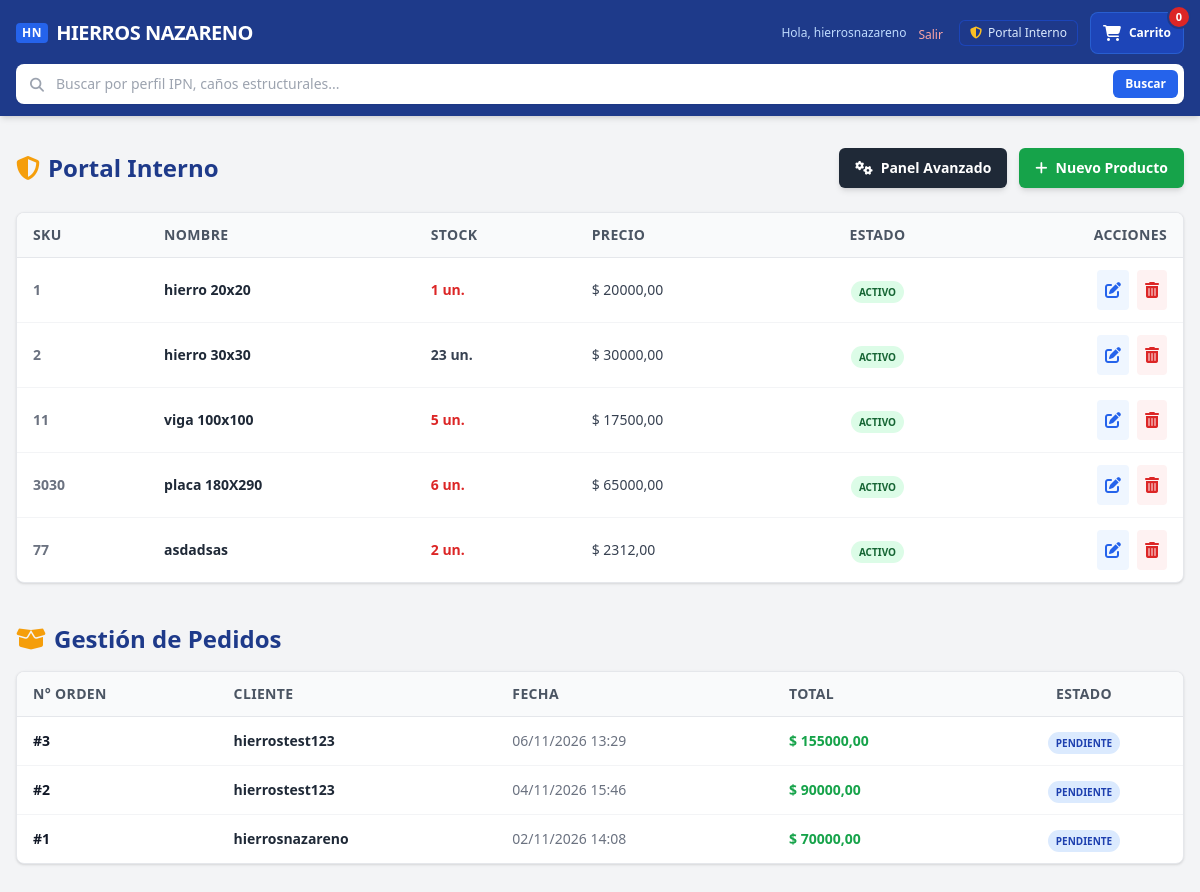
The app's page /gestion/ (signed in) with its own data.
### administrador/models.py (models this page shows, shortened)
class Producto(models.Model):
    categoria = models.ForeignKey(Categoria, on_delete=models.SET_NULL, null=True, related_name='productos')
    codigo = models.CharField(max_length=50, unique=True)
    nombre = models.CharField(max_length=250)
    precio = models.DecimalField(max_digits=12, decimal_places=2)
    stock = models.IntegerField(default=0)
    peso_kg = models.DecimalField(max_digits=8, decimal_places=2, help_text="Peso teórico para cálculo de hidrogrúa")
    disponible = models.BooleanField(default=True)
    fecha_ingreso = models.DateTimeField(auto_now_add=True)

### cliente/models.py (models this page shows, shortened)
class Pedido(models.Model):
    ESTADOS_PEDIDO = [
        ('PENDIENTE', 'Pendiente de pago'),
        ('ARMADO', 'En preparación'),
        ('DESPACHADO', 'En viaje'),
        ('ENTREGADO', 'Entregado'),
        ('CANCELADO', 'Cancelado'),
    ]
    usuario = models.ForeignKey(User, on_delete=models.CASCADE)
    fecha_creacion = models.DateTimeField(auto_now_add=True)
    total = models.DecimalField(max_digits=12, decimal_places=2, default=0)
    estado = models.CharField(max_length=20, choices=ESTADOS_PEDIDO, default='PENDIENTE')

### administrador/views.py (the view)
# urls.py: path('', views.dashboard, name='dashboard_admin'),
@user_passes_test(es_staff, login_url='login')
def dashboard(request):
    productos = Producto.objects.all()
    pedidos = Pedido.objects.all().order_by('-fecha_creacion')
    return render(request, 'administrador/dashboard.html', {
        'productos': productos,
        'pedidos': pedidos
    })

### administrador/views.py (called while the page is built)
def es_staff(user):
    return user.is_authenticated and user.is_staff

### administrador/templates/administrador/dashboard.html (shortened to what this page needs)
{% extends 'cliente/base.html' %}
{% block content %}
<main class="max-w-7xl mx-auto px-4 py-8 w-full flex-1">
    <div class="flex flex-col sm:flex-row justify-between items-center mb-6 gap-4">
        <h2 class="text-2xl font-black text-[#1E3A8A]">
            <i class="fa-solid fa-shield-halved text-amber-500 mr-2"></i>Portal Interno
        </h2>
        <div class="flex flex-wrap justify-center sm:justify-end gap-3">
            <a href="{% url 'admin:index' %}" class="bg-gray-800 hover:bg-black text-white font-bold py-2.5 px-4 rounded-md transition shadow-md flex items-center gap-2 text-sm">
                <i class="fa-solid fa-gears"></i> Panel Avanzado
            </a>
            <a href="{% url 'crear_producto' %}" class="bg-[#16A34A] hover:bg-green-700 text-white font-bold py-2.5 px-4 rounded-md transition shadow-md flex items-center gap-2 text-sm">
                <i class="fa-solid fa-plus"></i> Nuevo Producto
            </a>
        </div>
    </div>
    <div class="bg-white rounded-lg shadow border border-gray-200 overflow-x-auto mb-10">
        <table class="w-full text-left border-collapse">
            <thead class="bg-gray-50 border-b border-gray-200">
                <tr class="text-sm text-gray-600 uppercase tracking-wide">
                    <th class="py-3 px-4 font-bold">SKU</th>
                    <th class="py-3 px-4 font-bold">Nombre</th>
                    <th class="py-3 px-4 font-bold">Stock</th>
                    <th class="py-3 px-4 font-bold">Precio</th>
                    <th class="py-3 px-4 font-bold text-center">Estado</th>
                    <th class="py-3 px-4 font-bold text-right">Acciones</th>
                </tr>
            </thead>
            <tbody class="divide-y divide-gray-100">
                {% for p in productos %}
                <tr class="hover:bg-gray-50 transition">
                    <td class="py-3 px-4 text-sm font-semibold text-gray-500">{{ p.codigo }}</td>
                    <td class="py-3 px-4 text-sm font-bold text-gray-800">{{ p.nombre }}</td>
                    <td class="py-3 px-4 text-sm font-semibold {% if p.stock < 10 %}text-red-600{% else %}text-gray-700{% endif %}">
                        {{ p.stock }} un.
                    </td>
                    <td class="py-3 px-4 text-sm text-gray-700">$ {{ p.precio }}</td>
                    <td class="py-3 px-4 text-center">
                        {% if p.disponible %}
                            <span class="bg-green-100 text-green-800 text-[10px] uppercase font-bold px-2 py-1 rounded-full">Activo</span>
                        {% else %}
                            <span class="bg-red-100 text-red-800 text-[10px] uppercase font-bold px-2 py-1 rounded-full">Inactivo</span>
                        {% endif %}
                    </td>
                    <td class="py-3 px-4 flex justify-end gap-2">
                        <a href="{% url 'editar_producto' p.id %}" class="text-blue-600 hover:text-blue-800 bg-blue-50 hover:bg-blue-100 p-2 rounded transition" title="Editar">
                            <i class="fa-solid fa-pen-to-square"></i>
                        </a>
                        <a href="{% url 'eliminar_producto' p.id %}" class="text-red-600 hover:text-red-800 bg-red-50 hover:bg-red-100 p-2 rounded transition" title="Eliminar">
                            <i class="fa-solid fa-trash-can"></i>
                        </a>
                    </td>
                </tr>
                {% empty %}
                <tr>
                    <td colspan="6" class="py-8 text-center text-gray-500 font-medium">
                        No hay productos registrados en el inventario.
                    </td>
                </tr>
                {% endfor %}
            </tbody>
        </table>
    </div>
    <h3 class="text-2xl font-black text-[#1E3A8A] mb-4">
        <i class="fa-solid fa-box-open text-amber-500 mr-2"></i>Gestión de Pedidos
    </h3>
    <div class="bg-white rounded-lg shadow border border-gray-200 overflow-x-auto mb-8">
        <table class="w-full text-left border-collapse">
            <thead class="bg-gray-50 border-b border-gray-200">
                <tr class="text-sm text-gray-600 uppercase tracking-wide">
                    <th class="py-3 px-4 font-bold">N° Orden</th>
                    <th class="py-3 px-4 font-bold">Cliente</th>
                    <th class="py-3 px-4 font-bold">Fecha</th>
                    <th class="py-3 px-4 font-bold">Total</th>
                    <th class="py-3 px-4 font-bold text-center">Estado</th>
                </tr>
            </thead>
            <tbody class="divide-y divide-gray-100">
                {% for pedido in pedidos %}
                <tr class="hover:bg-gray-50 transition">
                    <td class="py-3 px-4 text-sm font-bold text-gray-900">#{{ pedido.id }}</td>
                    <td class="py-3 px-4 text-sm font-semibold text-gray-800">{{ pedido.usuario.username }}</td>
                    <td class="py-3 px-4 text-sm text-gray-500">{{ pedido.fecha_creacion|date:"d/m/Y H:i" }}</td>
                    <td class="py-3 px-4 text-sm font-bold text-green-600">$ {{ pedido.total }}</td>
                    <td class="py-3 px-4 text-center">
                        <span class="bg-blue-100 text-blue-800 text-[10px] uppercase font-bold px-2 py-1 rounded-full">{{ pedido.estado }}</span>
                    </td>
                </tr>
                {% empty %}
                <tr>
                    <td colspan="5" class="py-8 text-center text-gray-500 font-medium">
                        No hay pedidos registrados todavía.
                    </td>
                </tr>
                {% endfor %}
            </tbody>
        </table>
    </div>
</main>
{% endblock %}

### cliente/templates/cliente/base.html (shortened to what this page needs)
{% load static %}
<!DOCTYPE html>
<html lang="es" class="h-full bg-gray-100">
<head>
  <script src="https://cdn.tailwindcss.com"></script>
  <link rel="stylesheet" href="https://cdnjs.cloudflare.com/ajax/libs/font-awesome/6.5.1/css/all.min.css">
</head>
<body class="bg-[#F3F4F6] text-gray-800 font-sans antialiased min-h-screen flex flex-col pb-20">
  <header class="bg-[#1E3A8A] text-white sticky top-0 z-40 shadow-md">
    <div class="max-w-7xl mx-auto px-4 py-3">
      <div class="flex items-center justify-between gap-3">
        <div class="flex items-center gap-2.5">
          <div class="leading-tight flex items-center gap-2">
            <span class="bg-blue-600 text-white text-xs px-1.5 py-0.5 rounded font-black tracking-wider uppercase">HN</span>
            <a href="{% url 'catalogo' %}" class="text-base sm:text-xl font-black tracking-tight text-white whitespace-nowrap hover:text-blue-200 transition">HIERROS NAZARENO</a>
          </div>
        </div>
        <div class="flex items-center gap-2 sm:gap-3">
          {% if user.is_authenticated %}
            <span class="hidden md:inline text-xs text-blue-200 font-medium">Hola, {{ user.username }}</span>
            <form method="POST" action="{% url 'logout' %}" class="inline m-0 p-0 mr-1">
              <button type="submit" class="text-xs text-red-300 hover:text-white font-medium transition">Salir</button>
            </form>
          {% else %}
            <a href="{% url 'login' %}" class="text-xs text-blue-100 hover:text-white font-medium transition hidden sm:inline">Ingresar</a>
            <a href="{% url 'registro' %}" class="text-xs bg-green-600 hover:bg-green-500 text-white px-2.5 py-1 rounded transition mr-1">Registrarse</a>
          {% endif %}
          <a href="/gestion/" class="hidden sm:flex items-center gap-1.5 px-2.5 py-1 bg-blue-900/70 hover:bg-blue-800 border border-blue-700/60 rounded-md text-xs text-blue-100 font-medium transition">
    <i class="fa-solid fa-shield-halved text-amber-400"></i>
    <span>Portal Interno</span>
</a>
          <a href="{% url 'ver_carrito' %}" class="relative p-2 bg-blue-700/60 hover:bg-blue-600 text-white rounded-lg transition border border-blue-500/40 flex items-center gap-2 px-3">
            <i class="fa-solid fa-cart-shopping text-base"></i>
            <span class="hidden md:inline text-xs font-semibold">Carrito</span>
            <span class="absolute -top-1.5 -right-1.5 bg-red-600 text-white text-[11px] font-bold h-5 w-5 rounded-full flex items-center justify-center ring-2 ring-[#1E3A8A] shadow-sm">
              {{ request.session.carrito|length|default:"0" }}
            </span>
          </a>
        </div>
      </div>
      <div class="mt-2.5">
        <form method="GET" action="{% url 'catalogo' %}" class="relative">
          <input type="text" name="query" value="{{ query|default:'' }}" placeholder="Buscar por perfil IPN, caños estructurales..." class="w-full bg-white text-gray-900 placeholder-gray-400 text-sm rounded-lg pl-10 pr-24 py-2.5 focus:outline-none focus:ring-2 focus:ring-blue-400 shadow-sm">
          <div class="absolute left-3.5 top-1/2 -translate-y-1/2 text-gray-400">
            <i class="fa-solid fa-magnifying-glass text-sm"></i>
          </div>
          <button type="submit" class="absolute right-1.5 top-1/2 -translate-y-1/2 bg-[#2563EB] hover:bg-blue-700 text-white text-xs font-semibold px-3 py-1.5 rounded-md transition">Buscar</button>
        </form>
      </div>
    </div>
  </header>
  {% block content %}{% endblock %}
</body>
</html>

### records on screen
Producto: codigo "1", nombre "hierro 20x20", stock "1", precio "20000,00", disponible "ACTIVO"
Producto: codigo "2", nombre "hierro 30x30", stock "23", precio "30000,00", disponible "ACTIVO"
Producto: codigo "11", nombre "viga 100x100", stock "5", precio "17500,00", disponible "ACTIVO"
Producto: codigo "3030", nombre "placa 180X290", stock "6", precio "65000,00", disponible "ACTIVO"
Producto: codigo "77", nombre "asdadsas", stock "2", precio "2312,00", disponible "ACTIVO"
Pedido: id "3", usuario.username "hierrostest123", fecha_creacion "06/11/2026 13:29", total "155000,00", estado "PENDIENTE"
Pedido: id "2", usuario.username "hierrostest123", fecha_creacion "04/11/2026 15:46", total "90000,00", estado "PENDIENTE"
Pedido: id "1", usuario.username "hierrosnazareno", fecha_creacion "02/11/2026 14:08", total "70000,00", estado "PENDIENTE"

### other values on screen
{{ user.username }} "hierrosnazareno"
{{ request.session.carrito|length|default:"0" }} "0"
